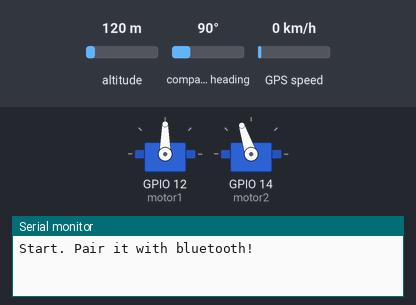
This sketch was run on a simulated ESP32. On the bench: 2 × servo, the last lines printed to the serial monitor. The test bench sets the inputs (shaded band); at power-on: compass heading 90°, altitude 120 m, GPS speed 0 km/h. The GPS gets a fix after 3 s at 37.7749, -122.4194 with 8 satellites; nothing arrives over Bluetooth unless stated.

Above: at 1.2 s.
1.3 s: compass heading set to 7°
At 1.6 s:
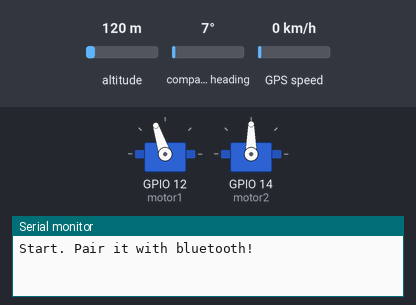
4.5 s: compass heading set to 143°
6.0 s: compass heading set to 151°
At 6.4 s:
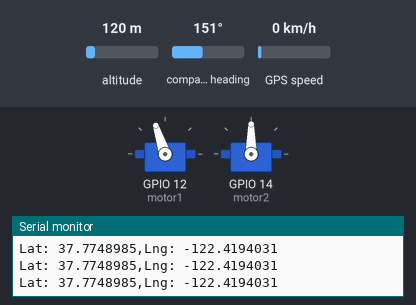
7.5 s: compass heading set to 90°
At 8.7 s:
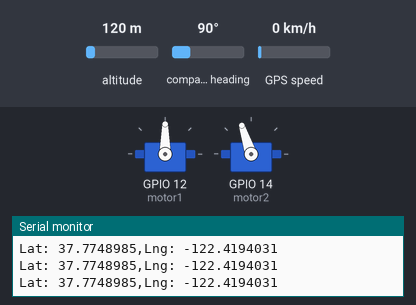
Timing chart, 0 to 10.0 s (numbered marks = the images above; inputs shaded):
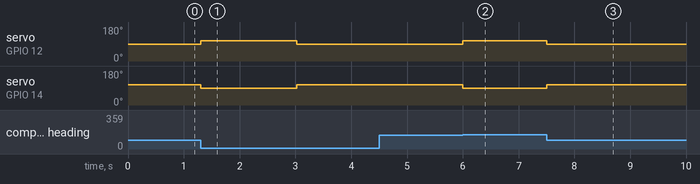

Measured:
- after the input at 1.3 s, servo on GPIO 12 (motor1): 90° → 108° at once, → 90° 1.7 s later; servo on GPIO 14 (motor2): 108° → 90° at once, → 108° 1.7 s later
- after the input at 6.0 s, servo on GPIO 12 (motor1): 90° → 108° at once; servo on GPIO 14 (motor2): 108° → 90° at once
- after the input at 7.5 s, servo on GPIO 12 (motor1): 108° → 90° at once; servo on GPIO 14 (motor2): 90° → 108° at once

The sketch:

main.ino
```cpp
#include "BluetoothSerial.h"
#include "math.h"
#include <TinyGPSPlus.h>
#include <Wire.h>
#include <HMC5883L.h>
#include <ESP32_Servo.h>


#if !defined(CONFIG_BT_ENABLED) || !defined(CONFIG_BLUEDROID_ENABLED)
#error Bluetooth is not enabled! Please run `make menuconfig` to and enable it
#endif

BluetoothSerial SerialBT;
TinyGPSPlus gps;
HMC5883L compass;


//  MOTOR
Servo motor1;
Servo motor2;


#define RXD2 16
#define TXD2 17

float R = 6372.795477598; //Earth's radius
float pi = PI;

float currLat = 0.0000000;
float currLong = 0.0000000;
float distanceToTarget = 0.0;
float targetHeading = 0.0;
float currentHeading = 0.0;
int current_target = 0;
bool servoAtAngle; //Tracking servo 360 rotation status


float targerList[5][2] = {
  { 23.7982775, 90.4491337 },
  { 23.7982775, 90.4491337 },
  { 23.7982775, 90.4491337 },
  { 23.7982775, 90.4491337 },
  { 23.7982775, 90.4491337 },
};

int size = sizeof(targerList) / sizeof(targerList[0]);
int i = 0;

float targetLat = targerList[current_target][0];
float targetLong = targerList[current_target][1];

void setup() {
  Serial.begin(9600);
  Serial2.begin(9600, SERIAL_8N1, RXD2, TXD2);       //GPS

  motor1.attach(12, 1000, 2000);
  motor2.attach(14, 1000, 2000);


  SerialBT.begin("Autonomus System"); //Bluetooth device name
  Serial.println("Start. Pair it with bluetooth!");

  while (!compass.begin())
  {
    delay(500);
  }

  compass.setRange(HMC5883L_RANGE_1_3GA);
  compass.setMeasurementMode(HMC5883L_CONTINOUS);
  compass.setDataRate(HMC5883L_DATARATE_30HZ);
  compass.setSamples(HMC5883L_SAMPLES_8);
  compass.setOffset(0, 0);
}
void loop() {
  while (i < size) {
    currentHeading = readCompass();
    while (Serial2.available() > 0) {
      if (gps.encode(Serial2.read()))
      {
        readGPS();
      }
    }

    if (targetLat == 0 && targetLong == 0)
    {
      stopp();
      delay(2000);
    }
    else
    {
      targetHeading = getAngle(currLat, currLong, targetLat, targetLong);
      LeftRight();

      distanceToTarget = getDistance(currLat, currLong, targetLat, targetLong);
      if (distanceToTarget >= 5)
      {
        goo();
      }
      else if (getDistance(currLat, currLong, targetLat, targetLong) < 5) {
        SerialBT.println("NEXT POINT");
        delay(2000);
        i = i + 1;

        if (i == size) {
          stopp();
          delay(100000);
        }
        nextTarget();
      }
    }
  }
}
float getAngle( float lat1, float long1, float lat2, float long2 )
{
  float dlon = radians(long2 - long1);
  float cLat = radians(lat1);
  float tLat = radians(lat2);
  float a1 = sin(dlon) * cos(tLat);
  float a2 = sin(cLat) * cos(tLat) * cos(dlon);
  a2 = cos(cLat) * sin(tLat) - a2;
  a2 = atan2(a1, a2);
  if (a2 < 0.0)
  {
    a2 += TWO_PI;
  }
  int targetHeading = degrees(a2);

  return targetHeading;
}
float getDistance( float lat1, float long1, float lat2, float long2 )
{
  float latA = radians(lat1);
  float longA = radians(long1);
  float latB = radians(lat2);
  float longB = radians(long2);

  return ( 1000 * R * acos(  (sin(latA) * sin(latB)) + ( cos(latA) * cos(latB) * cos(longA - longB) ) ) );
}
void readGPS()
{
  if (gps.location.isValid())
  {
    currLat = gps.location.lat();
    currLong = gps.location.lng();

    Serial.print("Lat: ");
    Serial.print(currLat, 7);
    Serial.print(",");
    Serial.print("Lng: ");
    Serial.print(currLong, 7);
    Serial.println();
  }
}
int readCompass()
{
  float heading = atan2(compass.readNormalize().YAxis, compass.readNormalize().XAxis);  // Calculate heading
  //float declinationAngle = ((+10) + (6.0 / 60.0)) / (180 / M_PI);   // For Dhaka Magnetic Declination: -0° 29'
  float declinationAngle = ((-0) + (29 / 60.0)) / (180 / M_PI);
  heading += declinationAngle;

  if (heading < 0)  heading += 2 * PI;
  if (heading > 2 * PI) heading -= 2 * PI;
  float headingDegrees = heading * 180 / M_PI;

  return ((int)headingDegrees);
}
void LeftRight() {
  while (true)
  {
    currentHeading = readCompass();
    while (Serial2.available() > 0)
      if (gps.encode(Serial2.read()))
      {
        readGPS();
      }
    targetHeading = getAngle(currLat, currLong, targetLat, targetLong);
    // distanceToTarget = getDistance(currLat, currLong, targetLat, targetLong);


    if (abs(currentHeading - targetHeading) <= 8)
    {
      break;
    }

    if (currentHeading > targetHeading) {
      if ((currentHeading - targetHeading) > 180)
      {
        rightward();
        SerialBT.println("u-Right...........");
      }
      else {
        leftward();
        SerialBT.println("u-Left.............");
      }
    }

    else
    {
      if ((targetHeading - currentHeading) > 180)
      {
        leftward();
        SerialBT.println("d-Left..............");
      }
      else
      {
        rightward();
        SerialBT.println("d-Right........");
      }
    }
  }
}
void goo()
{
  distanceToTarget = getDistance(currLat, currLong, targetLat, targetLong);

  if (distanceToTarget >= 5)
  {
    forward();
    SerialBT.print(distanceToTarget);
    SerialBT.println("      Gooooooooooooo");
    delay(400);
  }
}
void nextTarget() {
  current_target++;
  targetLat = targerList[current_target][0];
  targetLong = targerList[current_target][1];
  delay(7000);
}


void forward()
{
  motor1.write(1650);
  motor2.write(1650);
}


void backward()
{
  motor1.write(1250);
  motor2.write(1250);
}

//1250 r 1750 l 1700 f
void rightward()
{
  motor1.write(1600);
  motor2.write(1500);
}


void leftward()
{
  motor1.write(1500);
  motor2.write(1600);
}

void stopp()
{
  motor1.write(1500);
  motor2.write(1500);
}
```
